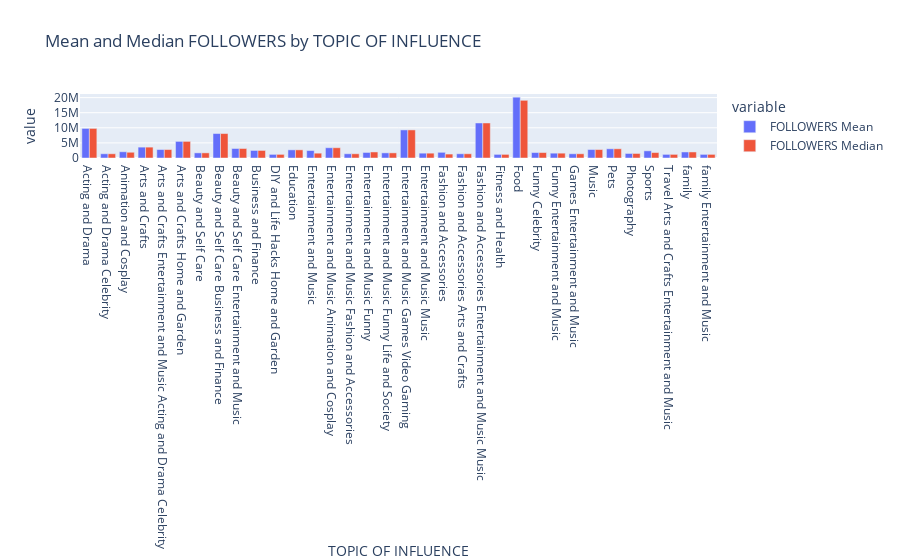
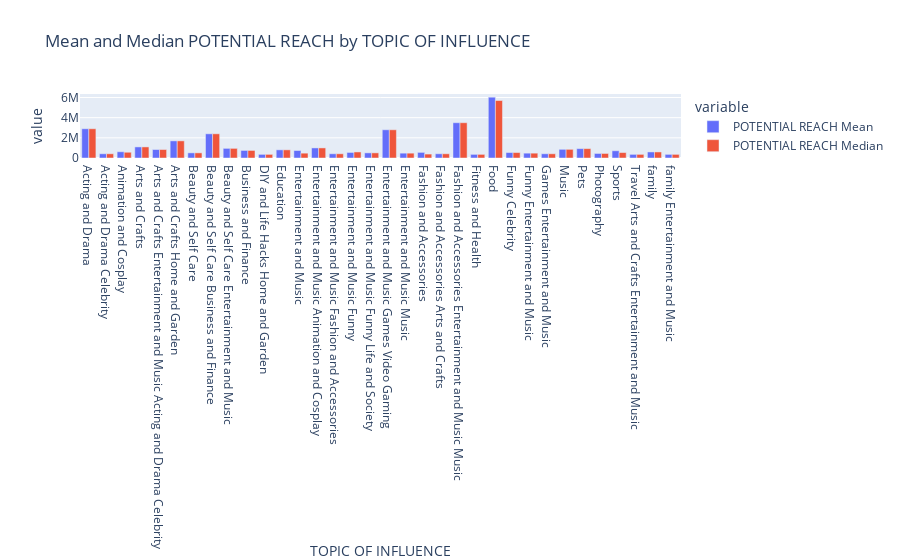

Source (notebook cell) for these figures, in order:
### Code cell
#creating interactive plots to visualize the mean and median for followers and potential reach for each topic of influence
# Group and aggregate the data
topic_analysis = df.groupby('TOPIC OF INFLUENCE').agg({'FOLLOWERS': ['mean', 'median'], 'POTENTIAL REACH': ['mean', 'median']}).reset_index()
topic_analysis.columns = ['TOPIC OF INFLUENCE', 'FOLLOWERS Mean', 'FOLLOWERS Median', 'POTENTIAL REACH Mean', 'POTENTIAL REACH Median']

# bar plot for FOLLOWERS Mean and Median
fig_followers_bar = px.bar(topic_analysis, x='TOPIC OF INFLUENCE', y=['FOLLOWERS Mean', 'FOLLOWERS Median'], barmode='group',
                           title='Mean and Median FOLLOWERS by TOPIC OF INFLUENCE')
fig_followers_bar.show()

#  bar plot for POTENTIAL REACH Mean and Median
fig_reach_bar = px.bar(topic_analysis, x='TOPIC OF INFLUENCE', y=['POTENTIAL REACH Mean', 'POTENTIAL REACH Median'], barmode='group',
                       title='Mean and Median POTENTIAL REACH by TOPIC OF INFLUENCE')
fig_reach_bar.show()


# result shows that the values specifically for the 'FOOD' topic, the average and central figures for both followers and potential reach is in this category.
# with a mean score of 20.1 and potential reach score of 6.0 while the 
# median score for followers and potential reach is 19.1 and 5.7 respectively

### Figure 1 — Plotly figure (JSON) as saved in the notebook; plotly's stock layout.template omitted (floating-point values rounded to 4 significant figures)
{"data": [{"alignmentgroup": "True", "hovertemplate": "variable=FOLLOWERS Mean<br>TOPIC OF INFLUENCE=%{x}<br>value=%{y}<extra></extra>", "legendgroup": "FOLLOWERS Mean", "marker": {"color": "#636efa", "pattern": {"shape": ""}}, "name": "FOLLOWERS Mean", "offsetgroup": "FOLLOWERS Mean", "orientation": "v", "showlegend": true, "textposition": "auto", "type": "bar", "x": ["Acting and Drama", "Acting and Drama Celebrity", "Animation and Cosplay", "Arts and Crafts", "Arts and Crafts Entertainment and Music Acting and Drama Celebrity", "Arts and Crafts Home and Garden", "Beauty and Self Care", "Beauty and Self Care Business and Finance", "Beauty and Self Care Entertainment and Music", "Business and Finance", "DIY and Life Hacks Home and Garden", "Education", "Entertainment and Music", "Entertainment and Music Animation and Cosplay", "Entertainment and Music Fashion and Accessories", "Entertainment and Music Funny", "Entertainment and Music Funny Life and Society", "Entertainment and Music Games Video Gaming", "Entertainment and Music Music", "Fashion and Accessories", "Fashion and Accessories Arts and Crafts", "Fashion and Accessories Entertainment and Music Music", "Fitness and Health", "Food", "Funny Celebrity", "Funny Entertainment and Music", "Games Entertainment and Music", "Music", "Pets", "Photography", "Sports", "Travel Arts and Crafts Entertainment and Music", "family", "family Entertainment and Music"], "xaxis": "x", "y": [9800000, 1400000, 2067000.0, 3600000, 2800000, 5500000, 1700000, 8100000, 3150000, 2500000, 1200000, 2700000, 2469000.0, 3400000, 1400000, 1833000.0, 1700000, 9300000, 1600000, 1880000, 1400000, 11600000, 1200000, 20130000.0, 1800000, 1600000, 1400000, 2800000, 3050000, 1500000, 2375000, 1200000, 2000000, 1200000], "yaxis": "y"}, {"alignmentgroup": "True", "hovertemplate": "variable=FOLLOWERS Median<br>TOPIC OF INFLUENCE=%{x}<br>value=%{y}<extra></extra>", "legendgroup": "FOLLOWERS Median", "marker": {"color": "#EF553B", "pattern": {"shape": ""}}, "name": "FOLLOWERS Median", "offsetgroup": "FOLLOWERS Median", "orientation": "v", "showlegend": true, "textposition": "auto", "type": "bar", "x": ["Acting and Drama", "Acting and Drama Celebrity", "Animation and Cosplay", "Arts and Crafts", "Arts and Crafts Entertainment and Music Acting and Drama Celebrity", "Arts and Crafts Home and Garden", "Beauty and Self Care", "Beauty and Self Care Business and Finance", "Beauty and Self Care Entertainment and Music", "Business and Finance", "DIY and Life Hacks Home and Garden", "Education", "Entertainment and Music", "Entertainment and Music Animation and Cosplay", "Entertainment and Music Fashion and Accessories", "Entertainment and Music Funny", "Entertainment and Music Funny Life and Society", "Entertainment and Music Games Video Gaming", "Entertainment and Music Music", "Fashion and Accessories", "Fashion and Accessories Arts and Crafts", "Fashion and Accessories Entertainment and Music Music", "Fitness and Health", "Food", "Funny Celebrity", "Funny Entertainment and Music", "Games Entertainment and Music", "Music", "Pets", "Photography", "Sports", "Travel Arts and Crafts Entertainment and Music", "family", "family Entertainment and Music"], "xaxis": "x", "y": [9800000, 1400000, 1900000, 3600000, 2800000, 5500000, 1700000, 8100000, 3150000, 2500000, 1200000, 2700000, 1600000, 3400000, 1400000, 2000000, 1700000, 9300000, 1600000, 1300000, 1400000, 11600000, 1200000, 19100000, 1800000, 1600000, 1400000, 2800000, 3050000, 1500000, 1800000, 1200000, 2000000, 1200000], "yaxis": "y"}], "layout": {"barmode": "group", "legend": {"title": {"text": "variable"}, "tracegroupgap": 0}, "title": {"text": "Mean and Median FOLLOWERS by TOPIC OF INFLUENCE"}, "xaxis": {"anchor": "y", "domain": [0, 1], "title": {"text": "TOPIC OF INFLUENCE"}}, "yaxis": {"anchor": "x", "domain": [0, 1], "title": {"text": "value"}}}}

### Figure 2 — Plotly figure (JSON) as saved in the notebook; plotly's stock layout.template omitted (floating-point values rounded to 4 significant figures)
{"data": [{"alignmentgroup": "True", "hovertemplate": "variable=POTENTIAL REACH Mean<br>TOPIC OF INFLUENCE=%{x}<br>value=%{y}<extra></extra>", "legendgroup": "POTENTIAL REACH Mean", "marker": {"color": "#636efa", "pattern": {"shape": ""}}, "name": "POTENTIAL REACH Mean", "offsetgroup": "POTENTIAL REACH Mean", "orientation": "v", "showlegend": true, "textposition": "auto", "type": "bar", "x": ["Acting and Drama", "Acting and Drama Celebrity", "Animation and Cosplay", "Arts and Crafts", "Arts and Crafts Entertainment and Music Acting and Drama Celebrity", "Arts and Crafts Home and Garden", "Beauty and Self Care", "Beauty and Self Care Business and Finance", "Beauty and Self Care Entertainment and Music", "Business and Finance", "DIY and Life Hacks Home and Garden", "Education", "Entertainment and Music", "Entertainment and Music Animation and Cosplay", "Entertainment and Music Fashion and Accessories", "Entertainment and Music Funny", "Entertainment and Music Funny Life and Society", "Entertainment and Music Games Video Gaming", "Entertainment and Music Music", "Fashion and Accessories", "Fashion and Accessories Arts and Crafts", "Fashion and Accessories Entertainment and Music Music", "Fitness and Health", "Food", "Funny Celebrity", "Funny Entertainment and Music", "Games Entertainment and Music", "Music", "Pets", "Photography", "Sports", "Travel Arts and Crafts Entertainment and Music", "family", "family Entertainment and Music"], "xaxis": "x", "y": [2900000, 420000, 620000, 1100000, 840000, 1700000, 510000, 2400000, 955000, 750000, 360000, 810000, 741900.0, 1000000, 420000, 550000, 510000, 2800000, 480000, 556000, 420000, 3500000, 360000, 6030000, 540000, 480000, 420000, 860000, 930000, 450000, 717500, 360000, 600000, 360000], "yaxis": "y"}, {"alignmentgroup": "True", "hovertemplate": "variable=POTENTIAL REACH Median<br>TOPIC OF INFLUENCE=%{x}<br>value=%{y}<extra></extra>", "legendgroup": "POTENTIAL REACH Median", "marker": {"color": "#EF553B", "pattern": {"shape": ""}}, "name": "POTENTIAL REACH Median", "offsetgroup": "POTENTIAL REACH Median", "orientation": "v", "showlegend": true, "textposition": "auto", "type": "bar", "x": ["Acting and Drama", "Acting and Drama Celebrity", "Animation and Cosplay", "Arts and Crafts", "Arts and Crafts Entertainment and Music Acting and Drama Celebrity", "Arts and Crafts Home and Garden", "Beauty and Self Care", "Beauty and Self Care Business and Finance", "Beauty and Self Care Entertainment and Music", "Business and Finance", "DIY and Life Hacks Home and Garden", "Education", "Entertainment and Music", "Entertainment and Music Animation and Cosplay", "Entertainment and Music Fashion and Accessories", "Entertainment and Music Funny", "Entertainment and Music Funny Life and Society", "Entertainment and Music Games Video Gaming", "Entertainment and Music Music", "Fashion and Accessories", "Fashion and Accessories Arts and Crafts", "Fashion and Accessories Entertainment and Music Music", "Fitness and Health", "Food", "Funny Celebrity", "Funny Entertainment and Music", "Games Entertainment and Music", "Music", "Pets", "Photography", "Sports", "Travel Arts and Crafts Entertainment and Music", "family", "family Entertainment and Music"], "xaxis": "x", "y": [2900000, 420000, 570000, 1100000, 840000, 1700000, 510000, 2400000, 955000, 750000, 360000, 810000, 480000, 1000000, 420000, 600000, 510000, 2800000, 480000, 390000, 420000, 3500000, 360000, 5700000, 540000, 480000, 420000, 860000, 930000, 450000, 540000, 360000, 600000, 360000], "yaxis": "y"}], "layout": {"barmode": "group", "legend": {"title": {"text": "variable"}, "tracegroupgap": 0}, "title": {"text": "Mean and Median POTENTIAL REACH by TOPIC OF INFLUENCE"}, "xaxis": {"anchor": "y", "domain": [0, 1], "title": {"text": "TOPIC OF INFLUENCE"}}, "yaxis": {"anchor": "x", "domain": [0, 1], "title": {"text": "value"}}}}
